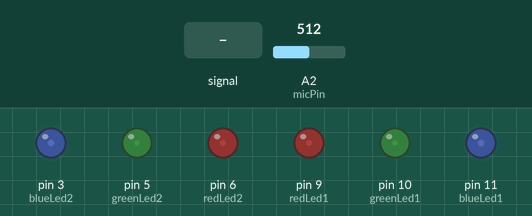
Bench run of a sketch on a simulated Arduino Uno, built with avr-gcc and run on an emulated ATmega328P. Shown: output pins drawn as LEDs (lit = HIGH). The inputs (shaded band) are chosen by the test bench; at power-on: A2 (micPin) = 512.

Above: at 1.2 s.
1.3 s: A2 (micPin) fed a 200 Hz sine of ±81 counts around its level
4.3 s: A2 (micPin) fed a 1000 Hz sine of ±255 counts around its level
At 6.11 s:
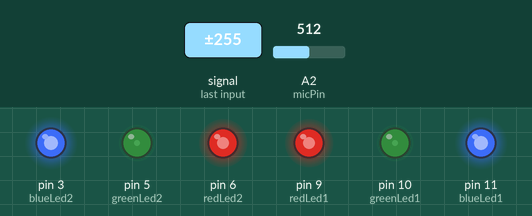
7.3 s: A2 (micPin) fed a 2 Hz sine of ±306 counts around its level
Timing chart, 0 to 8.6 s (numbered marks = the images above; inputs shaded):
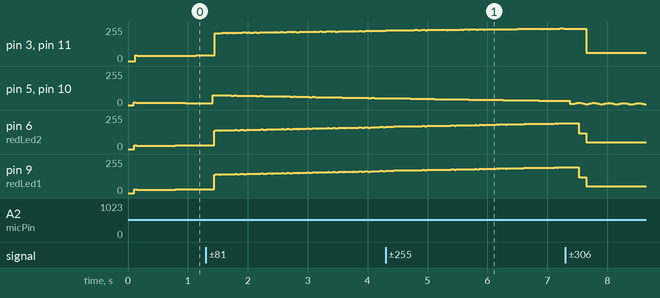

The sketch:

Step_2_mood_lamp_music_solution.ino
```cpp
// Smooth RGB mood lamp with music response
//
// Updated 11/10/18
// Author: Shaun Barlow

float colourSpeed = 0.00005;

int redLed1   = 9;  // red LED in Digital Pin 9 (PWM)
int greenLed1 = 10;  // green LED in Digital Pin 10 (PWM)
int blueLed1  = 11;   // blue LED in Digital Pin 11 (PWM)

int redLed2  = 6;  // red LED in Digital Pin 6 (PWM)
int greenLed2 = 5;  // green LED in Digital Pin 5 (PWM)
int blueLed2  = 3;   // blue LED in Digital Pin 3 (PWM)

int micPin = A2; // Analog output of microphone connected to an Analog pin

float redBrightness = 0;
float greenBrightness = 0;
float blueBrightness = 0;

int lastMicLevel = 0; // we'll store the previously read mic level here

// smoothWeight is used in the filter for smoothing out the music response
float smoothWeight = 0.02;

float lastLowPass = 1; // also used in the filter

void setup() {
  pinMode(redLed1, OUTPUT);    // tell arduino it's an output
  pinMode(greenLed1, OUTPUT);  // tell arduino it's an output
  pinMode(blueLed1, OUTPUT);   // tell arduino it's an output

  pinMode(redLed2, OUTPUT);    // tell arduino it's an output
  pinMode(greenLed2, OUTPUT);  // tell arduino it's an output
  pinMode(blueLed2, OUTPUT);   // tell arduino it's an output
}

void loop() {

  //  The "for" loop lets us step through a set of values.
  for (float x = 0; x < 180; x = x + colourSpeed) {

    int mic_in = analogRead(micPin); // read the volume of sound

    // compare this volume with the previous volume
    int difference = abs(lastMicLevel - mic_in);

    // save this value for the next round
    lastMicLevel = mic_in;

    // bring the "difference" into a useable range
    float mic_normalized = difference / 4.0;

    // make sure the mic_normalized value is between 0.2 and 1.0
    if (mic_normalized > 1.0) {
      mic_normalized = 1.0;
    }
    if (mic_normalized < 0.2) {
      mic_normalized = 0.2;
    }

    // Smooth out the volume bumps using a Low Pass Filter
    lastLowPass = mic_normalized * smoothWeight + (1 - smoothWeight) * lastLowPass;

    // Use a sine wave to cycle nicely through all of the colours
    redBrightness   = (255 * (sin(x)        + 1) / 2) * lastLowPass;     // calculate the brightness for red led
    greenBrightness = (255 * (sin(x + 60)   + 1) / 2) * lastLowPass;     // calculate the brightness for green led
    blueBrightness  = (255 * (sin(x + 120)  + 1) / 2) * lastLowPass;     // calculate the brightness for blue led

    // write the brightness to the leds
    analogWrite(redLed1,   redBrightness);        // Red LED brightness
    analogWrite(greenLed1, greenBrightness);      // Green LED brightness
    analogWrite(blueLed1,  blueBrightness);       // Blue LED brightness

    analogWrite(redLed2,   redBrightness);        // Red LED brightness
    analogWrite(greenLed2, greenBrightness);      // Green LED brightness
    analogWrite(blueLed2,  blueBrightness);       // Blue LED brightness
  }
}
```
